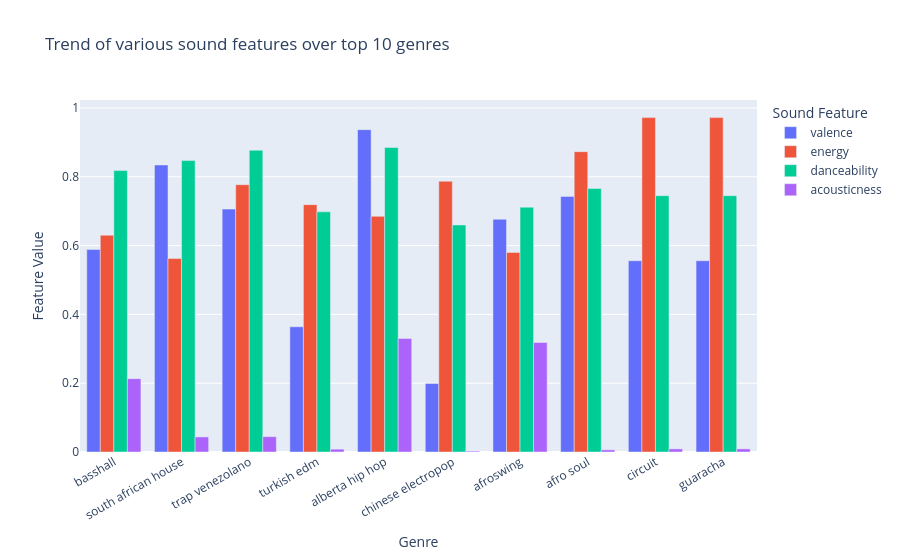

The code cell stored with this chart in its notebook:
### Markdown cell above
---
## 8️⃣ Sound Features for Top 10 Genres by Popularity

### Code cell
# Identify the top 10 genres based on popularity
top10_genres = genre_data.nlargest(10, 'popularity')

fig = px.bar(
    top10_genres,
    x='genres',
    y=['valence', 'energy', 'danceability', 'acousticness'],
    barmode='group',
    title='Trend of various sound features over top 10 genres'
)
fig.update_layout(
    xaxis_title='Genre',
    yaxis_title='Feature Value',
    legend_title='Sound Feature',
    xaxis_tickangle=-30
)
fig.show()

### Figure 1 — Plotly figure (JSON) as saved in the notebook; plotly's stock layout.template omitted (floating-point values rounded to 4 significant figures)
{"data": [{"alignmentgroup": "True", "hovertemplate": "variable=valence<br>genres=%{x}<br>value=%{y}<extra></extra>", "legendgroup": "valence", "marker": {"color": "#636efa", "pattern": {"shape": ""}}, "name": "valence", "offsetgroup": "valence", "orientation": "v", "showlegend": true, "textposition": "auto", "type": "bar", "x": ["basshall", "south african house", "trap venezolano", "turkish edm", "alberta hip hop", "chinese electropop", "afroswing", "afro soul", "circuit", "guaracha"], "xaxis": "x", "y": [0.5887, 0.8343, 0.706, 0.364, 0.937, 0.199, 0.6766, 0.743, 0.556, 0.556], "yaxis": "y"}, {"alignmentgroup": "True", "hovertemplate": "variable=energy<br>genres=%{x}<br>value=%{y}<extra></extra>", "legendgroup": "energy", "marker": {"color": "#EF553B", "pattern": {"shape": ""}}, "name": "energy", "offsetgroup": "energy", "orientation": "v", "showlegend": true, "textposition": "auto", "type": "bar", "x": ["basshall", "south african house", "trap venezolano", "turkish edm", "alberta hip hop", "chinese electropop", "afroswing", "afro soul", "circuit", "guaracha"], "xaxis": "x", "y": [0.6302, 0.5623, 0.777, 0.719, 0.685, 0.787, 0.5802, 0.873, 0.972, 0.972], "yaxis": "y"}, {"alignmentgroup": "True", "hovertemplate": "variable=danceability<br>genres=%{x}<br>value=%{y}<extra></extra>", "legendgroup": "danceability", "marker": {"color": "#00cc96", "pattern": {"shape": ""}}, "name": "danceability", "offsetgroup": "danceability", "orientation": "v", "showlegend": true, "textposition": "auto", "type": "bar", "x": ["basshall", "south african house", "trap venezolano", "turkish edm", "alberta hip hop", "chinese electropop", "afroswing", "afro soul", "circuit", "guaracha"], "xaxis": "x", "y": [0.818, 0.847, 0.877, 0.698, 0.885, 0.66, 0.7117, 0.766, 0.745, 0.745], "yaxis": "y"}, {"alignmentgroup": "True", "hovertemplate": "variable=acousticness<br>genres=%{x}<br>value=%{y}<extra></extra>", "legendgroup": "acousticness", "marker": {"color": "#ab63fa", "pattern": {"shape": ""}}, "name": "acousticness", "offsetgroup": "acousticness", "orientation": "v", "showlegend": true, "textposition": "auto", "type": "bar", "x": ["basshall", "south african house", "trap venezolano", "turkish edm", "alberta hip hop", "chinese electropop", "afroswing", "afro soul", "circuit", "guaracha"], "xaxis": "x", "y": [0.2132, 0.04383, 0.0446, 0.00829, 0.33, 0.00257, 0.3185, 0.00627, 0.00903, 0.00903], "yaxis": "y"}], "layout": {"barmode": "group", "legend": {"title": {"text": "Sound Feature"}, "tracegroupgap": 0}, "title": {"text": "Trend of various sound features over top 10 genres"}, "xaxis": {"anchor": "y", "domain": [0, 1], "tickangle": -30, "title": {"text": "Genre"}}, "yaxis": {"anchor": "x", "domain": [0, 1], "title": {"text": "Feature Value"}}}}
